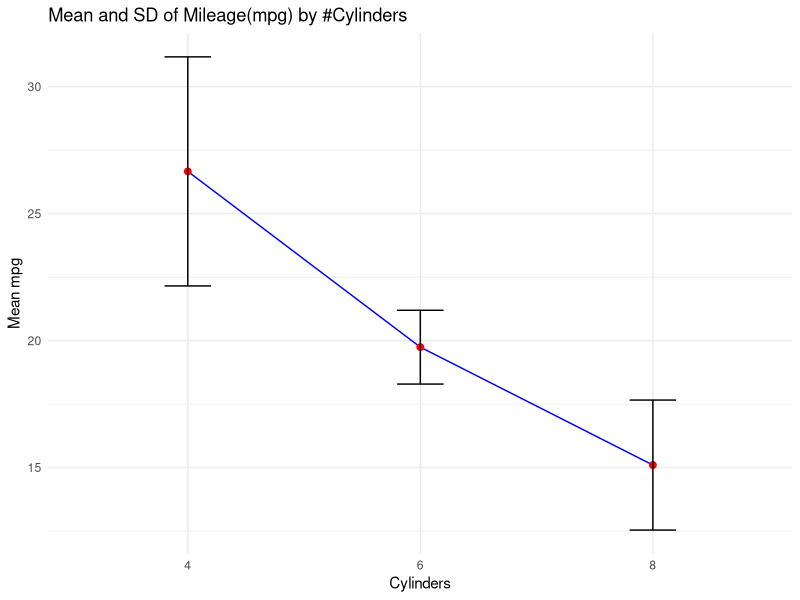
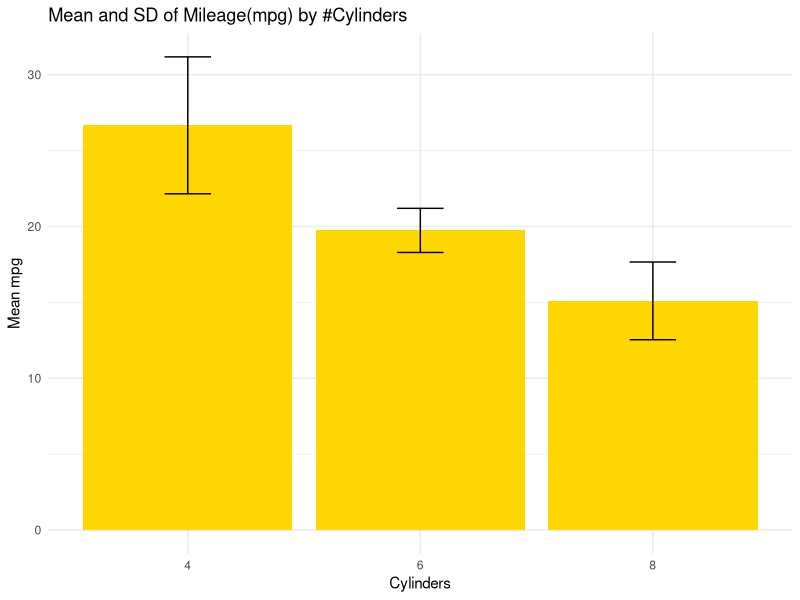
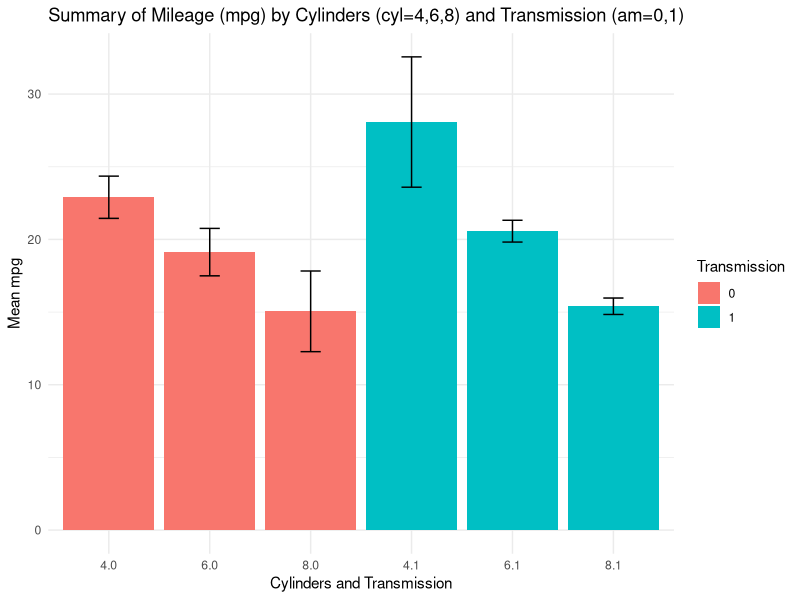
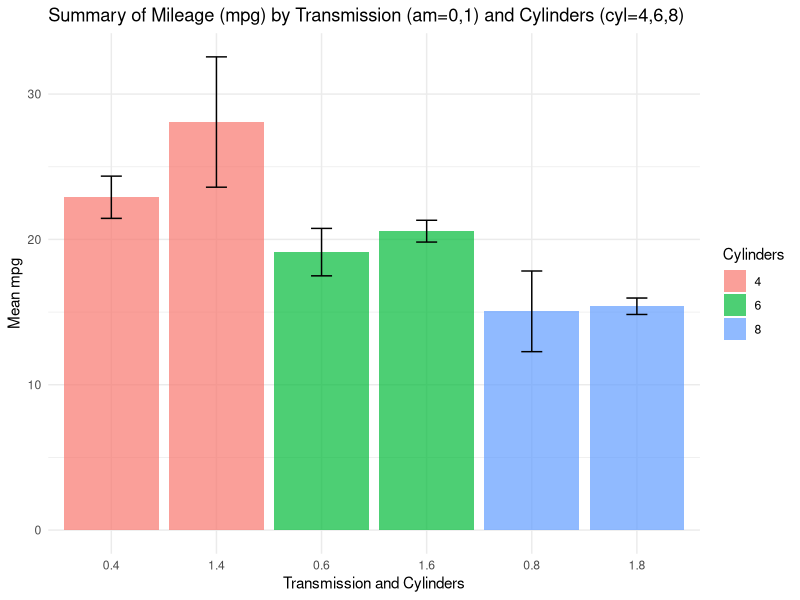
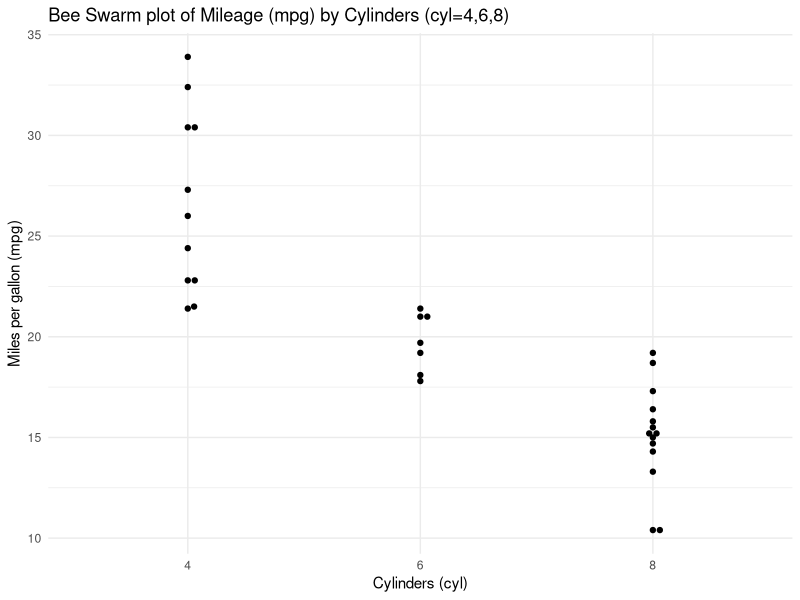
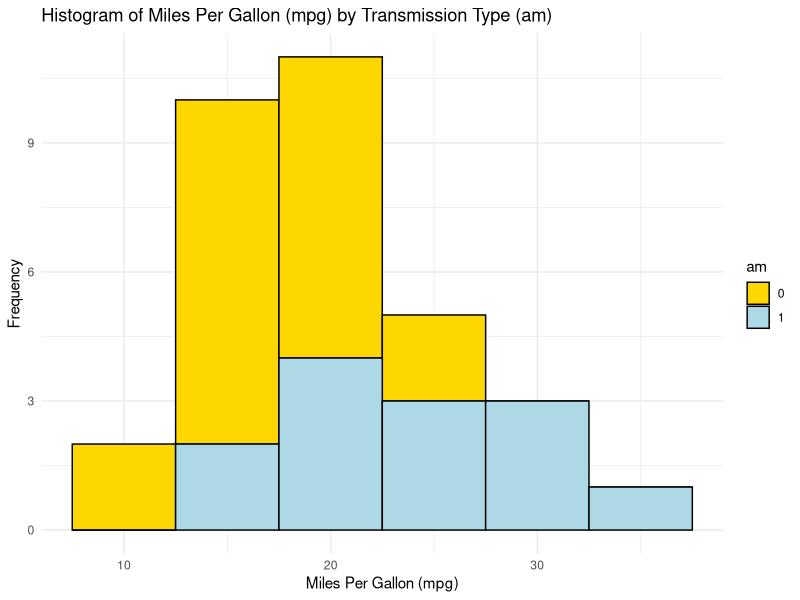
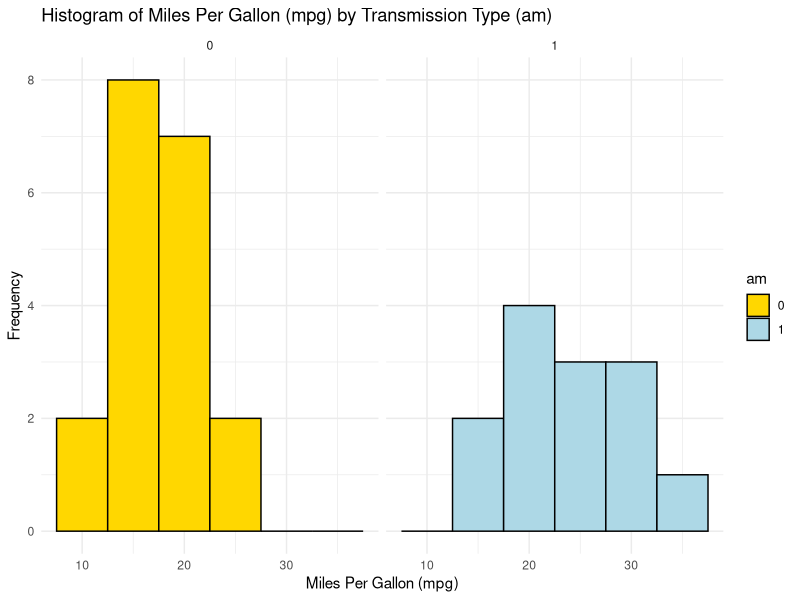
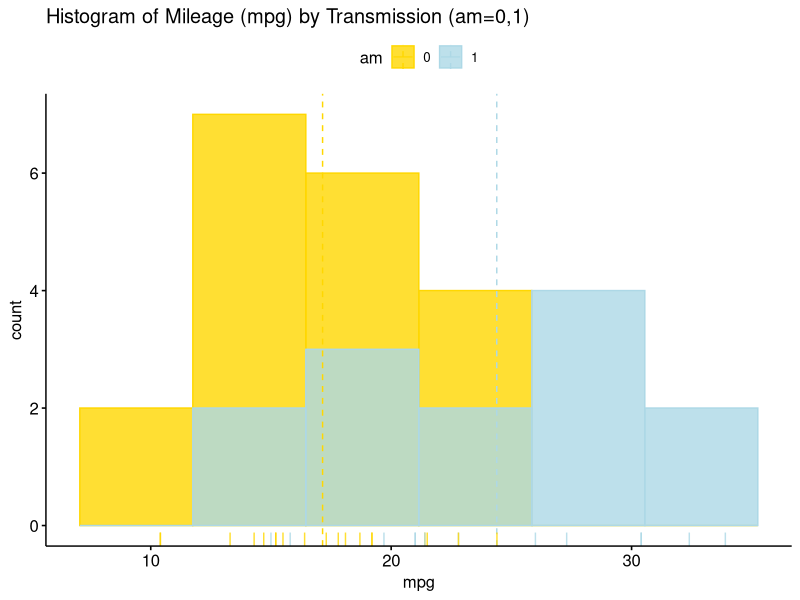

These figures' R source, in order:
## ---- chunk 1
# Load the required libraries, suppressing annoying startup messages
library(tibble) 
suppressPackageStartupMessages(library(dplyr))
library(knitr) # For formatting tables
# Read the mtcars dataset into a tibble called tb
data(mtcars)
tb <- as_tibble(mtcars)
# Convert relevant columns into factor variables
tb$cyl <- as.factor(tb$cyl) # cyl = {4,6,8}, number of cylinders
tb$am <- as.factor(tb$am) # am = {0,1}, 0:automatic, 1: manual transmission
tb$vs <- as.factor(tb$vs) # vs = {0,1}, v-shaped engine, 0:no, 1:yes
tb$gear <- as.factor(tb$gear) # gear = {3,4,5}, number of gears
# Directly access the data columns of tb, without tb$mpg
attach(tb)
## ---- chunk 2
suppressPackageStartupMessages(library(dplyr))
s1 <- tb %>%
  group_by(cyl) %>%
  summarise(Mean_mpg = mean(mpg, na.rm = TRUE),
            SD_mpg = sd(mpg, na.rm = TRUE))
  
kable(s1, digits=2, caption = "Summary Statistics of Mileage (mpg) by Cylinders (cyl=4,6,8)") 
## ---- chunk 3
suppressPackageStartupMessages(library(ggplot2))
ggplot(s1, 
       aes(x = cyl, y = Mean_mpg)) +
  geom_line(group=1, color = "blue") +
  geom_point(size = 2, color = "red") +
  geom_errorbar(aes(ymin = Mean_mpg - SD_mpg, 
                    ymax = Mean_mpg + SD_mpg), 
                width = .2, colour = "black") +
  labs(x = "Cylinders", y = "Mean mpg",
       title = "Mean and SD of Mileage(mpg) by #Cylinders") +
  theme_minimal()
## ---- chunk 4
library(ggplot2)
# mpg plot
ggplot(s1, 
       aes(x = cyl, 
           y = Mean_mpg)) +
  geom_bar(stat = "identity", 
           fill = "gold") +
  geom_errorbar(aes(ymin = Mean_mpg - SD_mpg, 
                    ymax = Mean_mpg + SD_mpg), 
                width = .2) +
  labs(x = "Cylinders", y = "Mean mpg",
       title = "Mean and SD of Mileage(mpg) by #Cylinders") +
  theme_minimal()
## ---- chunk 5
library(dplyr)
s3 <- tb %>%
  group_by(cyl) %>%
  summarise(
    Mean_mpg = mean(mpg, na.rm = TRUE),
    SD_mpg = sd(mpg, na.rm = TRUE),
    Mean_wt = mean(wt, na.rm = TRUE),
    SD_wt = sd(wt, na.rm = TRUE),
    Mean_hp = mean(hp, na.rm = TRUE),
    SD_hp = sd(hp, na.rm = TRUE)
    ) 
kable(s3, 
      digits=2, 
      caption = "Summary of Mileage (mpg), Weight (wt), Horsepower (hp) by Cylinders (cyl=4,6,8)")
## ---- chunk 6
s4 <- tb %>%
  group_by(cyl, am) %>%
  summarise(Mean_mpg = mean(mpg, na.rm = TRUE),
            SD_mpg = sd(mpg, na.rm = TRUE))
kable(s4, 
      digits=2, 
      caption = "Summary of Mileage (mpg) by Cylinders (cyl=4,6,8) and Transmission (am=0,1)")
## ---- chunk 7
# Create the plot
ggplot(s4, aes(x = interaction(cyl, am), 
               y = Mean_mpg, 
               fill = as.factor(am))) +
  geom_bar(stat = "identity", 
           position = position_dodge()) +
  geom_errorbar(aes(ymin = Mean_mpg - SD_mpg, 
                    ymax = Mean_mpg + SD_mpg), 
                width = .2, 
                position = position_dodge(.9)) +
  labs(x = "Cylinders and Transmission", 
       y = "Mean mpg", 
       fill = "Transmission",
       title = "Summary of Mileage (mpg) by Cylinders (cyl=4,6,8) and Transmission (am=0,1)") +
  theme_minimal()
## ---- chunk 8
library(dplyr)
s5 <- tb %>%
  group_by(am, cyl) %>%
  summarise(Mean_mpg = mean(mpg, na.rm = TRUE),
            SD_mpg = sd(mpg, na.rm = TRUE)) 
kable(s5, 
      digits=2, caption = "Summary of Mileage (mpg) by Transmission (am=0,1) and Cylinders (cyl=4,6,8)")
## ---- chunk 9
# Create the plot
ggplot(s5, 
       aes(x = interaction(am, cyl), 
           y = Mean_mpg, 
           fill = as.factor(cyl))) +
  geom_bar(stat = "identity", 
           alpha = 0.7, 
           position = position_dodge()) +
  geom_errorbar(aes(ymin = Mean_mpg - SD_mpg, 
                    ymax = Mean_mpg + SD_mpg), 
                width = .2, 
                position = position_dodge(.9)) +
  labs(x = "Transmission and Cylinders", 
       y = "Mean mpg", 
       fill = "Cylinders",
       title = "Summary of Mileage (mpg) by Transmission (am=0,1) and Cylinders (cyl=4,6,8)") +
  theme_minimal()
## ---- chunk 10
s6 <- tb %>%
  group_by(am, cyl) %>%
  summarise(
    Mean_mpg = mean(mpg, na.rm = TRUE),
    SD_mpg = sd(mpg, na.rm = TRUE),
    Mean_wt = mean(wt, na.rm = TRUE),
    SD_wt = sd(wt, na.rm = TRUE),
    Mean_hp = mean(hp, na.rm = TRUE),
    SD_hp = sd(hp, na.rm = TRUE)
    )
kable(s6, 
      digits=2, caption = "Summary of Mileage (mpg) by Transmission (am=0,1) and Cylinder (cyl=4,6,8)")
## ---- chunk 11
library(ggplot2)
library(ggbeeswarm)
# Create the beeswarm plot
ggplot(mtcars, 
       aes(x = factor(cyl), 
           y = mpg)) +
  geom_beeswarm() +
  labs(title = "Bee Swarm plot of Mileage (mpg) by Cylinders (cyl=4,6,8)",
       x = "Cylinders (cyl)",
       y = "Miles per gallon (mpg)") +
  theme_minimal() 
## ---- chunk 12
ggplot(tb, aes(x = mpg, 
               fill = am)) +
  geom_histogram(binwidth = 5, color = "black") +
  scale_fill_manual(values = c("gold", "lightblue")) +
  theme_minimal() +
  labs(title = "Histogram of Miles Per Gallon (mpg) by Transmission Type (am)",
       x = "Miles Per Gallon (mpg)",
       y = "Frequency")
## ---- chunk 13
ggplot(tb, aes(x = mpg, 
               fill = am)) +
  geom_histogram(binwidth = 5, color = "black") +
  scale_fill_manual(values = c("gold", "lightblue")) +
  facet_wrap(~ am) +
  theme_minimal() +
  labs(title = "Histogram of Miles Per Gallon (mpg) by Transmission Type (am)",
       x = "Miles Per Gallon (mpg)",
       y = "Frequency")
## ---- chunk 14
library(ggpubr)
gghistogram(tb, 
            x = "mpg", 
            bins = 6,
            add = "mean", 
            rug = TRUE, 
            color = "am", 
            fill = "am", 
            alpha = 0.8,
            palette = c("gold", "lightblue"),
            title = "Histogram of Mileage (mpg) by Transmission (am=0,1)")
## ---- chunk 15
ggplot(tb, aes(x = mpg, 
               fill = am)) +
  geom_histogram(binwidth = 3, color = "black") +
  scale_fill_manual(values = c("gold", "lightblue")) +
  facet_grid(cyl ~ am) +
  theme_minimal() +
  labs(title = "Histogram of Mileage (mpg) by Transmission (am=0,1) and Cylinders (cyl=4,6,8)",
       x = "Miles Per Gallon (mpg)",
       y = "Frequency")

## ---- chunk 16
ggplot(tb, aes(x = mpg, 
               fill = am)) +
  geom_density(color = "black") +
  scale_fill_manual(values = c("gold", "lightblue")) +
  facet_wrap(~ am) +
  theme_minimal() +
  labs(title = "Density Plot of Mileage (mpg) by Transmission (am=0,1)",
       x = "Miles Per Gallon (mpg)",
       y = "Density")

## ---- chunk 17
library(ggpubr)
ggdensity(tb, 
          x = "mpg", 
          color = "am" ,
          fill = "am",
          add = "mean",
          rug = TRUE,
          palette = c("gold", "skyblue"),
          title = "PDF of Mileage (mpg) by Transmission (am=0,1), using ggpubr::ggdensity()",
          ylab = "Miles Per Gallon (mpg)",
          xlab = "Transmission (am)"
)
## ---- chunk 18
library(ggplot2)
# Create separate CDFs for 'am = 0' and 'am = 1'
ggplot(tb, aes(x = mpg, 
               color = factor(am))) +
  stat_ecdf(geom = "line") +
  scale_color_manual(values = c("blue", "black")) +
  labs(x = "Miles Per Gallon (mpg)", y = "CDF", 
       title = "Cumulative Distribution Function (CDF) of Mileage (mpg) by Transmission (am=0,1)",
       color = "am") +
  theme_minimal() 
## ---- chunk 19
library(ggplot2)
ggplot(tb, aes(x = cyl, 
               y = mpg)) +
  geom_boxplot(fill = c("gold","lightblue","lightpink"), 
               color = "black") +
  coord_flip() +
  labs(title = "Boxplot of Mileage (mpg) by Cylinders (cyl=4,6,8)",
       y = "Miles Per Gallon (mpg)",
       x = "Cylinders") +
  theme_minimal()
## ---- chunk 20
library(ggpubr)
ggboxplot(tb, 
          y = "mpg", 
          x = "cyl",
          color = "cyl",
          fill = "white",
          palette = c("black","blue","red"),
          shape = "cyl",
          orientation = "horizontal",
          add = "jitter", #jitter helps display the data points
          title = "Boxplot of Mileage (mpg) by Cylinders (cyl=4,6,8), using ggpubr::ggboxplot()",
          ylab = "Miles Per Gallon (mpg)",
          xlab = "Cylinders"
)
## ---- chunk 21
ggplot(tb, aes(x = as.factor(am), y = mpg, fill = as.factor(am))) +
  geom_boxplot() +
  scale_fill_manual(values = c("gold", "lightblue"), name = "Transmission") +
  facet_grid(~ cyl) +
  theme_minimal() +
  labs(title = "Boxplot of Mileage (mpg) by Cylinders (cyl=4,6,8) and Transmission (am=0,1)",
       x = "Transmission Type (am)",
       y = "Miles Per Gallon (mpg)")

## ---- chunk 22
ggplot(tb, aes(x = as.factor(cyl), y = mpg, fill = as.factor(cyl))) +
  geom_boxplot() +
  scale_fill_manual(values = c("gold", "lightblue", "lightpink"), name = "Cylinders") +
  facet_grid(~ am) +
  theme_minimal() +
  coord_flip() +
  labs(title = "Boxplot of Mileage (mpg) by Transmission (am=0,1) and Cylinders (cyl=4,6,8)",
       x = "Number of Cylinders (cyl)",
       y = "Miles Per Gallon (mpg)")

## ---- chunk 23
library(ggpubr)
ggboxplot(tb, 
          y = "mpg", 
          x = "cyl",
          color = "cyl",
          fill = "white",
          palette = c("black","blue","red"),
          shape = "cyl",
          orientation = "horizontal",
          add = "jitter", #jitter helps display the data points
          facet.by = "am", #split data by "am"
          title = "Boxplot of Mileage by Cylinders, Transmission, with ggpubr::ggboxplot()",
          ylab = "Miles Per Gallon (mpg)",
          xlab = "Cylinders"
)
## ---- chunk 24
library(ggpubr)
ggboxplot(tb, 
          y = "mpg", 
          x = "am",
          color = "am",
          fill = "white",
          palette = c("black", "blue"),  # assuming am has 2 levels; adjust as needed
          shape = "am",
          orientation = "horizontal",
          add = "jitter", #jitter helps display the data points
          facet.by = "cyl", #split data by "cyl"
          title = "Boxplot of Mileage by Transmission, Cylinders, with ggpubr::ggboxplot()",
          ylab = "Miles Per Gallon (mpg)",
          xlab = "Transmission"
)
## ---- chunk 25
library(ggplot2)
ggplot(tb, aes(x = factor(cyl), 
               y = mpg)) +
  geom_violin(aes(fill = factor(cyl)), 
              color = "black") +
  scale_fill_manual(values = c("gold","lightblue","lightpink"), 
                    name = "Cylinders") +
  geom_boxplot(width=0.2, 
               fill="white") +
  coord_flip() +
  labs(title = "Violin Plot and Box Plot of Mileage (mpg) by Cylinders (cyl=4,6,8)",
       y = "Miles Per Gallon (mpg)",
       x = "Cylinders") +
  theme_minimal()
## ---- chunk 26
library(ggplot2)

ggplot(tb, aes(x = factor(cyl), y = mpg)) +
  geom_violin(aes(fill = factor(cyl)), color = "black") +
  scale_fill_manual(values = c("gold", "lightblue", "lightpink"), name = "Cylinders") +
  geom_boxplot(width = 0.2, fill = "white") +
  coord_flip() +
  labs(title = "Violin Plot and Box Plot of Mileage (mpg) by Cylinders and Transmission",
       y = "Miles Per Gallon (mpg)",
       x = "Cylinders") +
  facet_grid(am ~ ., scales = "free_y", space = "free_y", labeller = labeller(am = function(x) ifelse(x == 0, "Automatic", "Manual"))) +
  theme_minimal()

## ---- chunk 27
library(ggplot2)
library(dplyr)

# Modify the data first
tb_modified <- tb %>%
  mutate(am = factor(am, levels = c(0, 1), labels = c("Automatic", "Manual")))

# Create the plot
ggplot(tb_modified, 
       aes(x = factor(cyl), 
           y = mpg)) +
  geom_violin(aes(fill = factor(cyl)), 
              color = "black") +
  scale_fill_manual(values = c("gold", "lightblue", "lightpink"), 
                    name = "Cylinders") +
  geom_boxplot(width = 0.2, fill = "white") +
  coord_flip() +
  labs(title = "Violin Plot and Box Plot of Mileage (mpg) by Cylinders and Transmission",
       y = "Miles Per Gallon (mpg)",
       x = "Cylinders") +
  facet_grid(am ~ ., 
             scales = "free_y", 
             space = "free_y") +
  theme_minimal()
